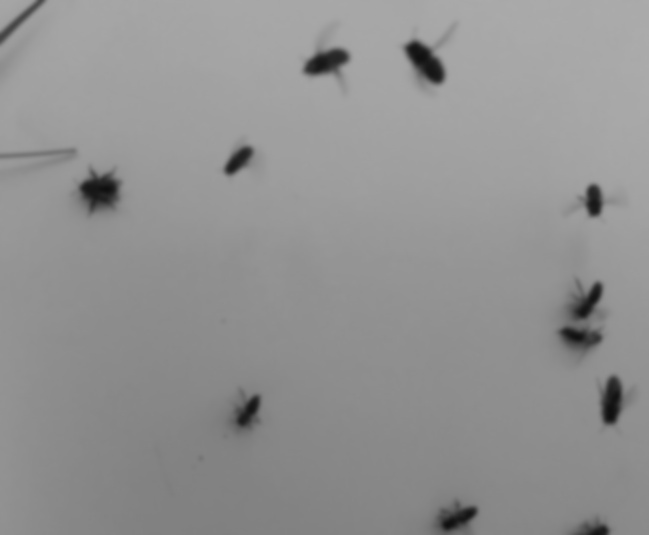
#> input picture bie_threshold.jpeg, 649 x 535 px
$ python outsu_skeleton.py
#> lines starting #> are read from the running program, lines starting #| are printed output that depends on the picture; after the words box and inside, x2 and y2 are one past the last pixel; in counts of white or black regions, pixels touching at a corner belong together
# -*- coding: utf-8 -*-
"""INF250 Mandatory assignment 1 - see README.md"""

__author__ = "Kristian Gunder Kramås"
__email__ = "kristiankramas@outlook.com"

import numpy as np
import cv2
from skimage.filters import threshold_otsu as cv_otsu
import matplotlib.pyplot as plt


def create_histogram(image):
    """Returns the image histogram with 256 bins."""

    image = image.ravel()
    histogram = np.zeros(256)

    for value in image:
        histogram[value] += 1

    return histogram


def otsu(image):
    """Finds the optimal threshold value of given image using Otsu's method.

    Based on the following implementation:
    http://courses.cs.tau.ac.il/pyProg/1112a/recitations/ta10.pdf
    """

    histogram = create_histogram(image)

    # sum the values of all pixels
    sum_all = 0

    for t in range(256):
        sum_all += t * histogram[t]

    sum_back, w_back, w_for, v_max, t_best = 0, 0, 0, 0, 0
    total = image.shape[0] * image.shape[1]

    # Go over all possible thresholds
    for t in range(256):
        # Update weights
        w_back += histogram[t]
        if w_back == 0:
            continue
        w_for = total - w_back
        if w_for == 0:
            break

        # Calculate classes means
        sum_back += t * histogram[t]
        mean_back = sum_back / w_back
        mean_forw = (sum_all - sum_back) / w_for

        # Calculate between class variance
        v_between = w_back * w_for * (mean_back - mean_forw) ** 2

        if v_between > v_max:
            v_max = v_between
            t_best = t

    return t_best


def visualize(image, threshold, title=None):
    """Shows a figure of orginal image, histogram and thresholded image.

    Based on:
    https://scikit-image.org/docs/0.13.x/auto_examples/xx_applications/plot_thresholding.html

    Args:
        image ([type]): [description]
        threshold ([type]): [description]
    """
    binary = image > threshold

    fig, axes = plt.subplots(ncols=3, figsize=(10, 3))

    if title:
        fig.suptitle(title, fontsize=14)

    ax = axes.ravel()
    ax[0] = plt.subplot(1, 3, 1, adjustable="box")
    ax[1] = plt.subplot(1, 3, 2)
    ax[2] = plt.subplot(1, 3, 3, sharex=ax[0], sharey=ax[0], adjustable="box")

    ax[0].imshow(image, cmap=plt.cm.gray)
    ax[0].set_title("Original")
    ax[0].axis("off")

    # As matplotlib has histograms baked in, we'll use that instead of the
    # histogram() function. Then we will also support the OpenCV-implementation
    # with no extra code.
    ax[1].hist(image.ravel(), bins=256)
    ax[1].set_title("Histogram")
    ax[1].axvline(threshold, color="r")

    ax[2].imshow(binary, cmap=plt.cm.gray)
    ax[2].set_title("Thresholded")
    ax[2].axis("off")

    plt.subplots_adjust(wspace=0.5, top=0.7)
    plt.show()


def load_gray_image(image):
    """Returns image in grayscale

    Args:
        image ([type]): Image file

    Returns:
        numpy.ndarray: 2D-array of integers 0-255
    """
#> called with image = 'bie_threshold.jpeg'
    image = cv2.imread(image)
#> image is the input picture: shape (535, 649, 3); min 15, max 172, mean 146.3
    image = cv2.cvtColor(image, cv2.COLOR_BGR2GRAY)
#> image: shape (535, 649)
    return image


if __name__ == "__main__":
    image = load_gray_image("bie_threshold.jpeg")

    # Scikit version for reference
    threshold = cv_otsu(image)
#> threshold = 104
    visualize(image, threshold, "CV2 Implementation")
#> in visualize, `binary = image > threshold`:
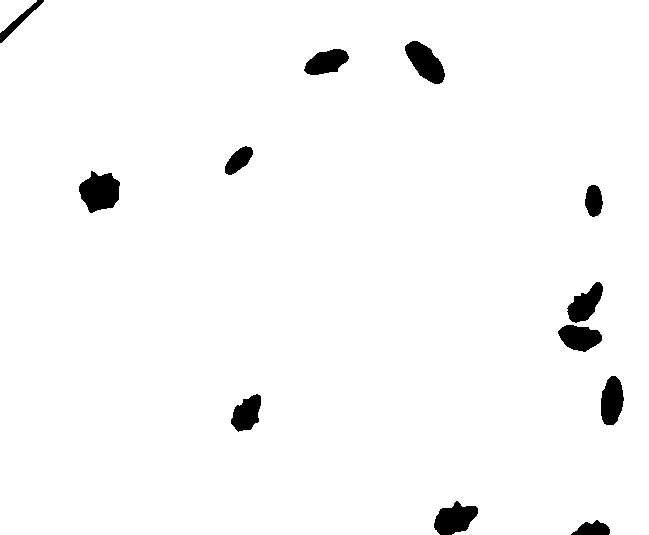
#> binary: shape (535, 649) bool; 97.4% white; 12 black regions, largest, box (x1, y1, x2, y2) and area: (79, 171, 120, 213) 1200, (405, 41, 445, 84) 998, (434, 501, 478, 535) 978
#> in visualize, `plt.show()`:
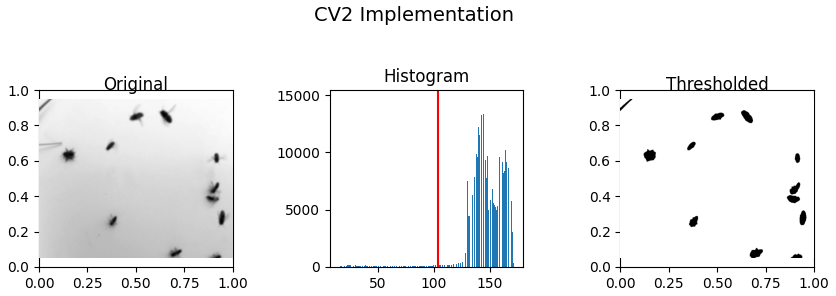
#> figure drawn by matplotlib, 3 panels; panel 1: tallest bar 14721 high, from x = 142.6 to 143.2

    # Manual implementation
    threshold = otsu(image)
#> the loop in create_histogram, `for value in image:` made 347215 passes
#> value on passes 1 to 3: 165, 165, 166
#> after the loop in create_histogram, `for value in image:`: histogram = 256 values, max 14721 at index 143, min 0 at index 0, mean 1356.3
#> the loop in otsu, `for t in range(256):` made 256 passes
#> sum_all on passes 1 to 3: 0, 0, 0
#> after the loop in otsu, `for t in range(256):`: sum_all = 50788117
#> the loop in otsu, `for t in range(256):` made 173 passes
#> (w_back, w_for, sum_back, mean_back, mean_forw, v_max) on passes 16 to 27: (10, 347205, 150, 15, 146.3, 5.98e+10), (48, 347167, 758, 15.79, 146.3, 2.84e+11), (99, 347116, 1625, 16.41, 146.3, 5.8e+11), (144, 347071, 2435, 16.91, 146.3, 8.37e+11), (202, 347013, 3537, 17.51, 146.3, 1.16e+12), (286, 346929, 5217, 18.24, 146.4, 1.63e+12), (372, 346843, 7023, 18.88, 146.4, 2.1e+12), (480, 346735, 9399, 19.58, 146.4, 2.68e+12), (621, 346594, 12642, 20.36, 146.5, 3.42e+12), (781, 346434, 16482, 21.1, 146.6, 4.26e+12), (918, 346297, 19907, 21.69, 146.6, 4.96e+12), (1057, 346158, 23521, 22.25, 146.7, 5.66e+12)
#> after the loop in otsu, `for t in range(256):`: sum_back = 50787773; t_best = 104; v_max = 2.31e+13; w_back = 347215
    visualize(image, threshold, "Manual Implementation")
